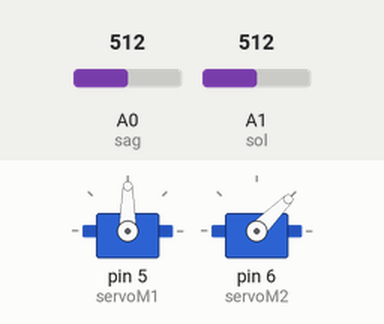
This sketch was run on a simulated Arduino Leonardo, built with avr-gcc and run on an emulated ATmega32U4. Parts: 2 × servo. Inputs (shaded band) come from the test bench; at power-on: A0 (sag) = 512, A1 (sol) = 512.

Above: at 1.2 s.
1.3 s: A0 (sag) set to 716
At 2.4 s:
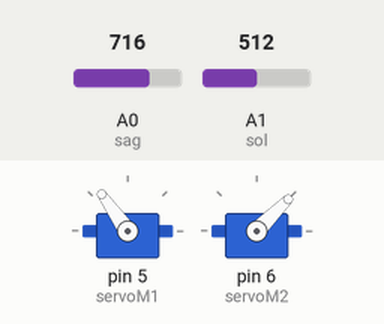
2.8 s: A1 (sol) set to 716
At 3.5 s:
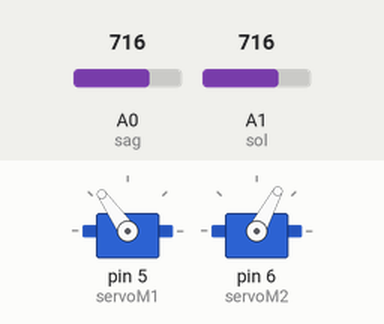
4.3 s: A0 (sag) set to 900
At 4.7 s:
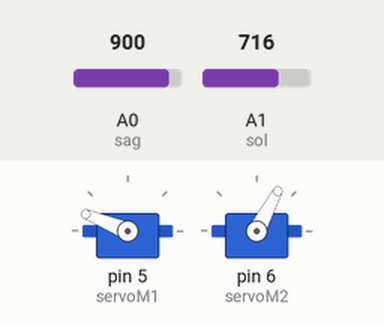
5.8 s: A1 (sol) set to 511
At 7.0 s:
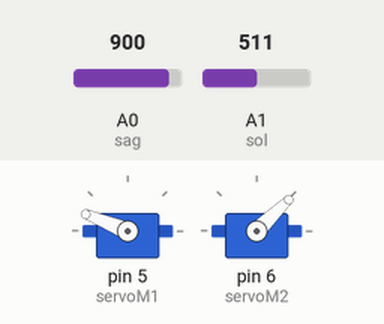
7.3 s: A0 (sag) set to 1023
At 8.1 s:
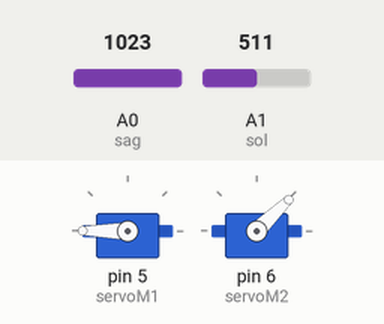
8.8 s: A1 (sol) set to 306
At 9.3 s:
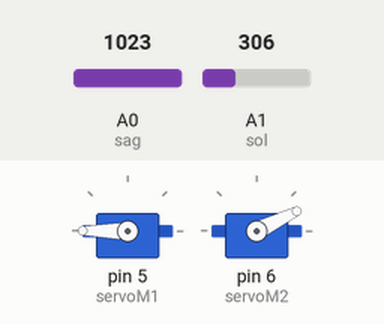
Timing chart, 0 to 11.3 s (numbered marks = the images above; inputs shaded):
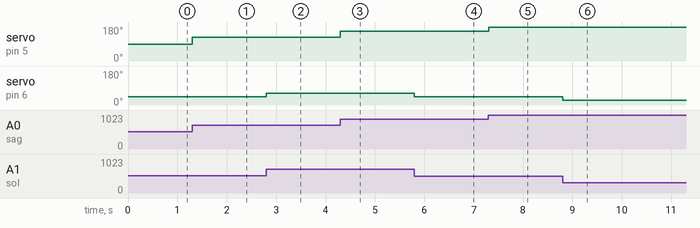

Measured:
- after the input at 1.3 s, servo on pin 5 (servoM1): 90° → 125° at once
- after the input at 2.8 s, servo on pin 6 (servoM2): 45° → 62° at once
- after the input at 4.3 s, servo on pin 5 (servoM1): 125° → 158° at once
- after the input at 5.8 s, servo on pin 6 (servoM2): 62° → 44° at once
- after the input at 7.3 s, servo on pin 5 (servoM1): 158° → 180° at once
- after the input at 8.8 s, servo on pin 6 (servoM2): 44° → 26° at once

The sketch:

Joystick.ino
```cpp
#include <Servo.h>
#include <Joystick.h>

int sag = A0;
int sol = A1;

Servo servoM1;
Servo servoM2;
int motorbir = 0;
int motoriki = 0;

void setup() {
  servoM1.attach(5);
  servoM2.attach(6);

}
void loop() {
  motorbir = analogRead(sag);
  motorbir = map(motorbir, 0, 1023, 0, 180);
  servoM1.write(motorbir);


  motoriki = analogRead(sol);
  motoriki = map(motoriki, 0, 1023, 0, 90);
  servoM2.write(motoriki);


}
```
